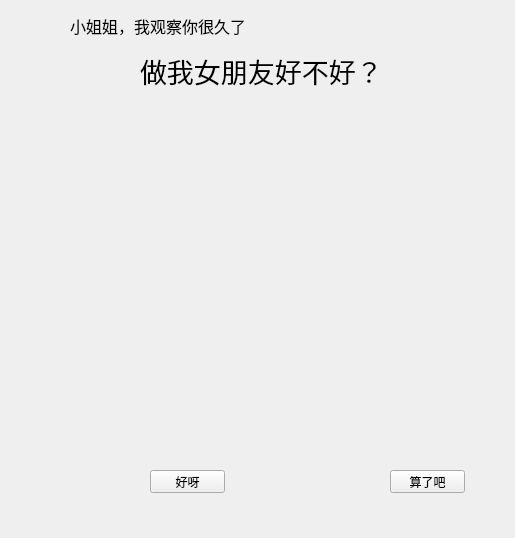
<?xml version="1.0" encoding="UTF-8"?>
<ui version="4.0">
 <class>ConfessionCodeClass</class>
 <widget class="QWidget" name="ConfessionCodeClass">
  <property name="geometry">
   <rect>
    <x>0</x>
    <y>0</y>
    <width>515</width>
    <height>538</height>
   </rect>
  </property>
  <property name="windowTitle">
   <string>ConfessionCode</string>
  </property>
  <widget class="QLabel" name="label">
   <property name="geometry">
    <rect>
     <x>70</x>
     <y>0</y>
     <width>181</width>
     <height>51</height>
    </rect>
   </property>
   <property name="font">
    <font>
     <family>Agency FB</family>
     <pointsize>12</pointsize>
    </font>
   </property>
   <property name="text">
    <string>小姐姐，我观察你很久了</string>
   </property>
   <property name="textFormat">
    <enum>Qt::AutoText</enum>
   </property>
  </widget>
  <widget class="QPushButton" name="pushButton">
   <property name="geometry">
    <rect>
     <x>150</x>
     <y>470</y>
     <width>75</width>
     <height>23</height>
    </rect>
   </property>
   <property name="text">
    <string>好呀</string>
   </property>
  </widget>
  <widget class="QPushButton" name="pushButton_2">
   <property name="geometry">
    <rect>
     <x>390</x>
     <y>470</y>
     <width>75</width>
     <height>23</height>
    </rect>
   </property>
   <property name="text">
    <string>算了吧</string>
   </property>
  </widget>
  <widget class="QLabel" name="label_2">
   <property name="geometry">
    <rect>
     <x>10</x>
     <y>130</y>
     <width>281</width>
     <height>281</height>
    </rect>
   </property>
   <property name="text">
    <string/>
   </property>
  </widget>
  <widget class="QLabel" name="label_3">
   <property name="geometry">
    <rect>
     <x>140</x>
     <y>50</y>
     <width>251</width>
     <height>41</height>
    </rect>
   </property>
   <property name="font">
    <font>
     <family>Agency FB</family>
     <pointsize>20</pointsize>
    </font>
   </property>
   <property name="text">
    <string>做我女朋友好不好？</string>
   </property>
  </widget>
 </widget>
 <layoutdefault spacing="6" margin="11"/>
 <resources>
  <include location="ConfessionCode.qrc"/>
 </resources>
 <connections/>
</ui>
